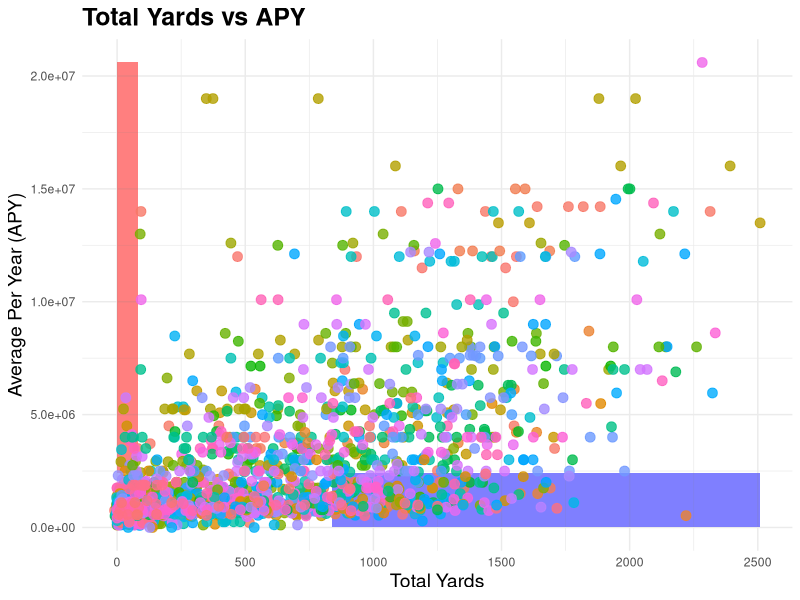
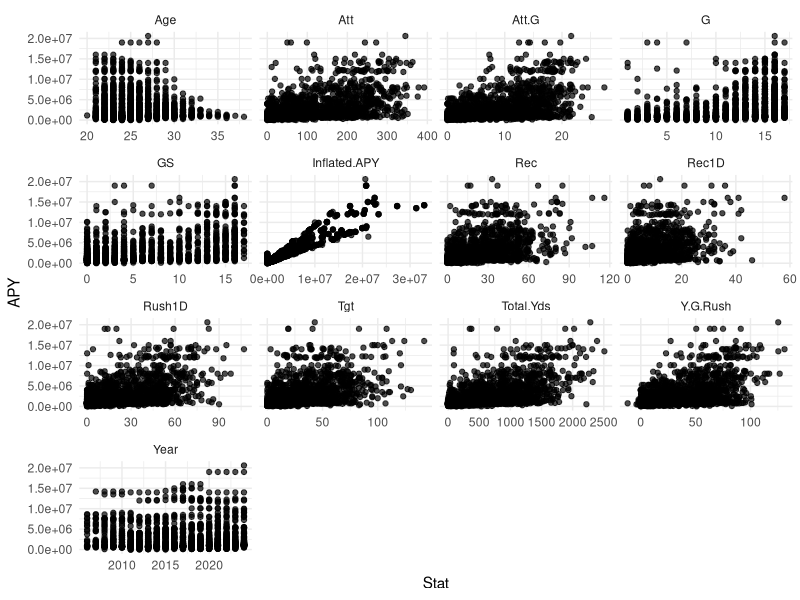
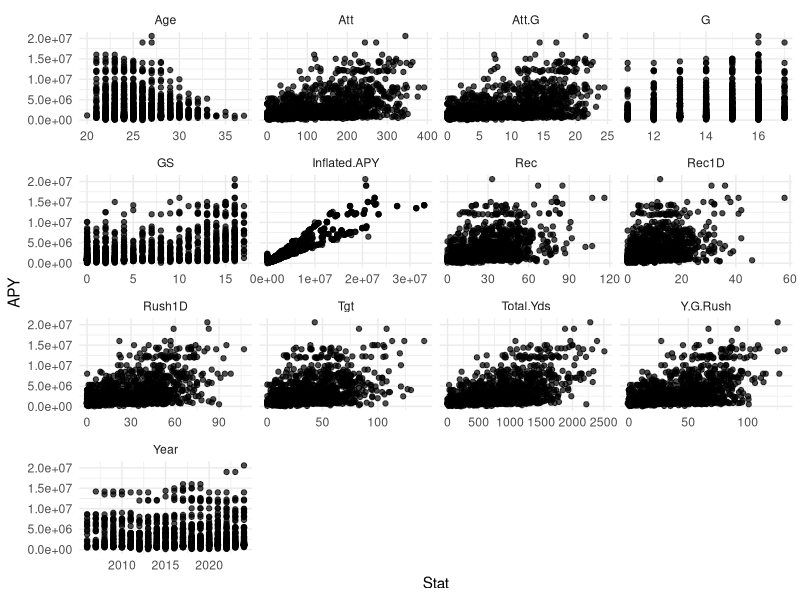
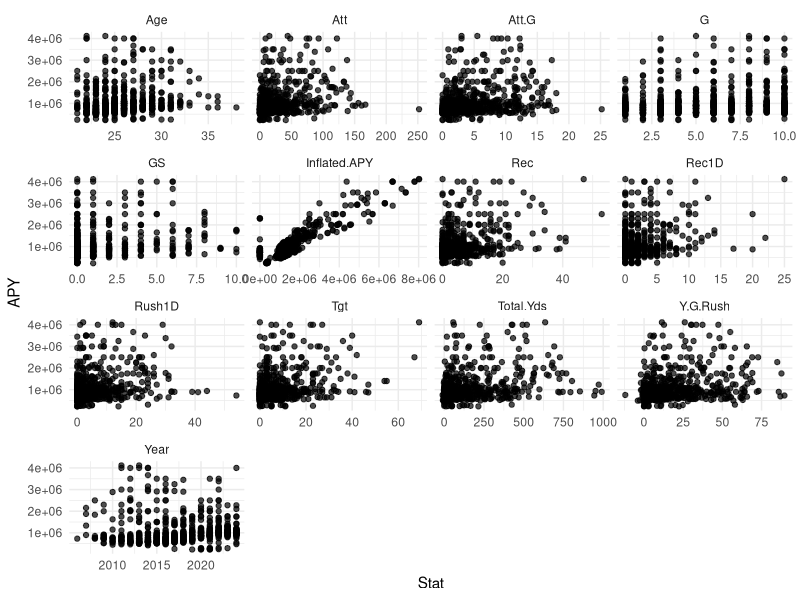
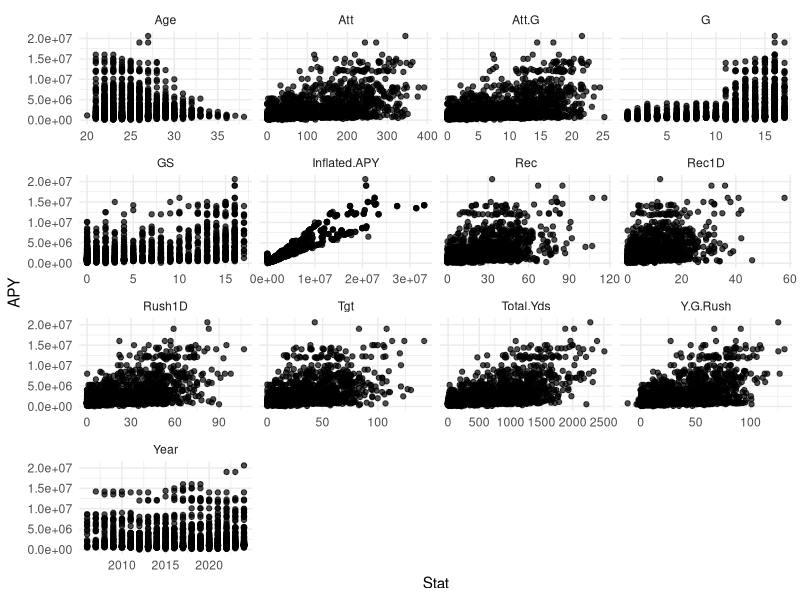
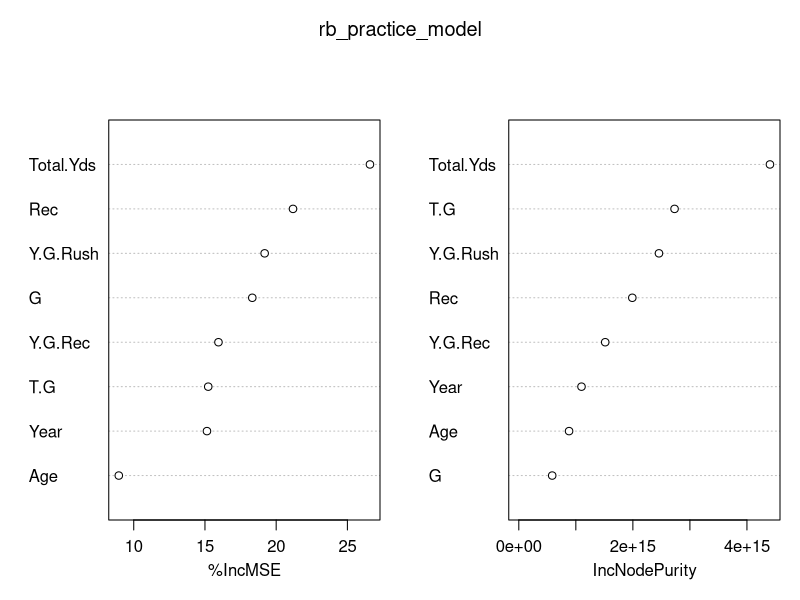
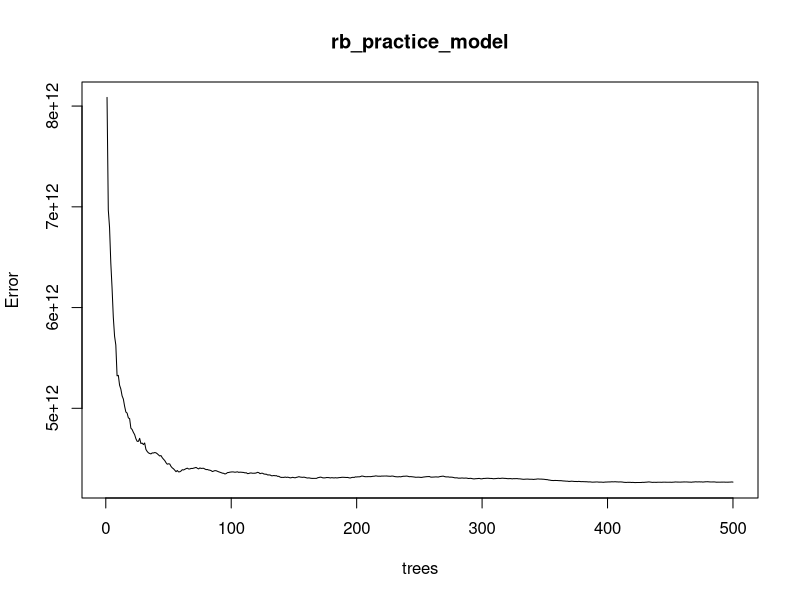

Source code (R) for these figures, in order: (Note: this script raises an error after producing the figures.)
## ---- chunk 1
knitr::opts_chunk$set(echo = TRUE)
options(warn = -1)
suppressPackageStartupMessages(library(randomForest))
library(cowplot)
library(readxl)
library(caTools)
library(randomForest)
library(Metrics)
library(tidyr)
library(dplyr)
library(ggplot2)
## ---- chunk 2
rb_salary_csv <- read.csv("./Player Salary RB.csv")
receiving_data_csv <- read.csv("./1999-2024 Receiving Data.csv")
rushing_data_csv <- read.csv("./1999-2024 Rushing Data.csv")

rb_stats <- full_join(receiving_data_csv, rushing_data_csv, by = c("Player", "Year")) %>%
  mutate(
    Total.Yds = coalesce(Yds.x, 0) + coalesce(Yds.y, 0)
  )

rb_salary_df <- rb_salary_csv %>%
  mutate(Value = as.numeric(gsub("[$,]", "", Value)),
         APY = as.numeric(gsub("[$,]", "", APY)),
         Inflated.APY = as.numeric(gsub("[$,]", "", Inflated.APY))) %>%
  select(Player, Year.Signed, APY, Inflated.APY)

rb_df <- bind_rows(
  rb_stats %>%
    inner_join(rb_salary_df, by = "Player") %>%
    filter(Year < Year.Signed) %>%
    group_by(Player, Year) %>%
    slice_min(Year.Signed, with_ties = FALSE),
  
  rb_stats %>%
    inner_join(rb_salary_df, by = "Player") %>%
    filter(Year >= Year.Signed) %>%
    group_by(Player, Year) %>%
    slice_max(Year.Signed, with_ties = FALSE)
  ) %>% 
  ungroup() %>% 
  distinct(Player, Year, .keep_all = TRUE) %>%
  filter(Year > 2005) %>%
  transmute(
    Player,
    Age = Age.x,
    G = G.x, 
    GS = GS.x, 
    Year.Signed,
    APY,
    Year,
    Inflated.APY,
    Rec,
    Y.G.Rush = Y.G.y,
    Y.G.Rec = Y.G.x,
    Tgt,
    Att,
    Rec1D = X1D.x,
    Rush1D = X1D.y,
    Att.G = A.G,
    Total.Yds
  ) %>%
  mutate(T.G = (Att + Tgt) / G)
## ---- chunk 3
ggplot(rb_df, aes(x = Total.Yds, y = APY, color = Player)) +
  geom_rect(aes(xmin = 0, xmax = quantile(Total.Yds, .25), ymin = mean(APY), ymax = max(APY)), fill = 'red', alpha=.002, color = 'black', size=.01) +
  geom_rect(aes(xmin = quantile(Total.Yds, .75), xmax = max(Total.Yds), ymin = min(APY), ymax = mean(APY)), fill = 'blue', alpha=.005, color = 'black', size = .01) +
  geom_point(size = 3, alpha = 0.8) +
  labs(
    title = "Total Yards vs APY",
    x = "Total Yards",
    y = "Average Per Year (APY)"
  ) +
  theme_minimal() +
  theme(
    plot.title = element_text(size = 18, face = "bold"),
    axis.title = element_text(size = 14),
    legend.position = "none"  
  )


stats <- c('Age', 'G', 'GS', 'Year', 'Inflated.APY',
           'Rec', 'Y.G.Rush', 'Tgt', 'Att', 'Rec1D', 'Rush1D', 'Att.G', 'Total.Yds')

#Removing Outliers in Games Played
rb_df_g_small <- rb_df %>%
  filter(G > 0, G <= 10)

rb_df_g_other <- rb_df %>%
   filter(G > 10)

smallg_apy_lower <- quantile(rb_df_g_small$APY, 0.05)
smallg_apy_upper <- quantile(rb_df_g_small$APY, 0.95)

rb_df_g_small <- rb_df_g_small %>%
  filter(APY >= smallg_apy_lower, APY <= smallg_apy_upper)

# Combine the two portions
rb_df_cleaned <- bind_rows(
  rb_df_g_small, 
  rb_df_g_other)

#Side by Side plots for All observations
df_long <- rb_df %>%
  pivot_longer(cols = all_of(stats), names_to = "Stat", values_to = "Value")
ggplot(df_long, aes(x = Value, y = APY)) +
  geom_point(alpha=0.7) +
  facet_wrap(~ Stat, scales = "free_x") +
  theme_minimal() +
  labs(x = "Stat", y = "APY")

#Side by Side plots for G>10 
df_long_other <- rb_df_g_other %>%
  pivot_longer(cols = all_of(stats), names_to = "Stat", values_to = "Value")        
ggplot(df_long_other, aes(x = Value, y = APY)) +
  geom_point(alpha=0.7) +
  facet_wrap(~ Stat, scales = "free_x") +
  theme_minimal() +
  labs(x = "Stat", y = "APY")

#Side by Side plots for G<=10(cleaned) 
df_long_small <- rb_df_g_small %>%
  pivot_longer(cols = all_of(stats), names_to = "Stat", values_to = "Value")        
ggplot(df_long_small, aes(x = Value, y = APY)) +
  geom_point(alpha=0.7) +
  facet_wrap(~ Stat, scales = "free_x") +
  theme_minimal() +
  labs(x = "Stat", y = "APY")

#Side by Side plots for All(Cleaned)
df_long_cleaned <- rb_df_cleaned %>%
  pivot_longer(cols = all_of(stats), names_to = "Stat", values_to = "Value")        
ggplot(df_long_cleaned, aes(x = Value, y = APY)) +
  geom_point(alpha=0.7) +
  facet_wrap(~ Stat, scales = "free_x") +
  theme_minimal() +
  labs(x = "Stat", y = "APY")

# Outlier Plot for G <= 10
rb_df_g_small_uncleaned <- rb_df %>%
  filter(G <= 10)
## ---- chunk 4
library(caret)

rb_practice_model <- randomForest(APY ~ Year + Y.G.Rush + Total.Yds + Rec + T.G + G + Age + Y.G.Rec, data = rb_df_cleaned, ntree = 500,, mtry = 3,
                                   importance = TRUE, proximity = TRUE, oob.prox = TRUE)
rb_practice_model
round(importance(rb_practice_model), 2)
varImpPlot(rb_practice_model)
plot(rb_practice_model)

control <- rfeControl(functions=rfFuncs, method="cv", number=5)

rb_rfe_logapy <- rb_df_cleaned %>%
  mutate(Log_APY = log(APY)) %>%
  filter(!is.na(Log_APY), !is.nan(Log_APY), !is.infinite(Log_APY))



results <- rfe(rb_rfe_logapy[, c("Att", "GS", "Att.G", "Total.Yds", "Rec", "Tgt",
                              "Age",  "Y.G.Rush", "G", "T.G",
                               "Rec1D", "Rush1D", "Year", "Y.G.Rec")],
              rb_rfe_logapy$Log_APY,
              sizes = c(1:6),
              rfeControl = control)

print(results)
## ---- chunk 5
split <- sample.split(rb_df_cleaned$APY, SplitRatio = 0.8)
train <- subset(rb_df_cleaned, split == TRUE)
test <- subset(rb_df_cleaned, split == FALSE)
## ---- chunk 6

rb_model <- randomForest(APY ~ Year + Y.G.Rush + Total.Yds + Rec + T.G + Y.G.Rec + Age, ntree = 250, mtry = 4, data = train)
rb_model


rb_prediction <- as.vector(predict(rb_model, newdata = test))

prediction_table <- data.frame(
  Player = test$Player,
  Year = test$Year,
  APY = test$APY,
  Predicted.APY = rb_prediction,
  Difference = abs(rb_prediction - test$APY)
)

prediction_table %>% arrange(desc(Predicted.APY)) %>% filter(Year == 2024)
## ---- chunk 7
rb_prediction <- as.vector(predict(rb_model, newdata = rb_df_cleaned))

prediction_table <- data.frame(
  Player = rb_df_cleaned$Player,
  Year = rb_df_cleaned$Year,
  APY = rb_df_cleaned$APY,
  Predicted.APY = rb_prediction,
  Difference = abs(rb_prediction - rb_df_cleaned$APY)
)

prediction_table %>% arrange(desc(Predicted.APY))
## ---- chunk 8
saveRDS(rb_model, "./web/data/RB_RF.rds")
## ---- chunk 9
rb_df_cleaned <- rb_df_cleaned %>%
  filter(Year.Signed != 0)

market_trend <- Salary_Data %>%
  group_by(Year.Signed) %>%
  summarize(Market_APY = mean(APY, na.rm = TRUE))

rb_df_cleaned$Year.Signed <- as.numeric(rb_df_cleaned$Year.Signed)
rb_df_cleaned$APY <- as.numeric(rb_df_cleaned$APY)  # APY = Average Per Year salary

# Step 3: Aggregate to get average salary per year
salary_by_year <- rb_df_cleaned %>%
  group_by(Year.Signed) %>%
  summarise(avg_salary = mean(APY, na.rm = TRUE))

# Step 4: Fit a linear model
lm_model <- lm(avg_salary ~ Year.Signed, data = salary_by_year)

# Step 5: Plot with regression line
ggplot(salary_by_year, aes(x = Year.Signed, y = avg_salary)) +
  geom_point(color = "blue", size = 3) +
  geom_smooth(method = "lm", se = FALSE, color = "red", linewidth = 1) +
  labs(title = "Average QB Salary Over Time",
       subtitle = "Linear model of APY by Year Signed",
       x = "Year Signed",
       y = "Average Salary (APY)") +
  theme_minimal()
## ---- chunk 10
rb_df_cleaned <- rb_df_cleaned %>%
  filter(!is.na(APY))

set.seed(1234)

library(forecast)

# Create response time series
salary_ts <- ts(rb_df_cleaned$APY, start = min(rb_df_cleaned$Year))


# Join Market_APY by year
rb_df_cleaned <- rb_df_cleaned %>%
  left_join(market_trend, by = "Year.Signed")


## ---- chunk 11
# Create xreg matrix (same row count as salary_ts)
xreg_matrix <- cbind(
  RF_Pred = rb_prediction,
  Market_APY = rb_df_cleaned$Market_APY
)

# Fit the model
ts_model <- auto.arima(salary_ts, xreg = xreg_matrix)
summary(ts_model)
## ---- chunk 12
future_forecast <- forecast(ts_model, xreg = xreg_matrix)
predicted_salary_ts <- as.numeric(future_forecast$mean)

# Make results table for test set
res_ts <- data.frame(
  Name = rb_df_cleaned$Player,
  Year = rb_df_cleaned$Year,
  Salary = rb_df_cleaned$APY,
  Predicted_Salary = predicted_salary_ts,
  Diff = predicted_salary_ts - rb_df_cleaned$APY,
  PDiff = predicted_salary_ts / rb_df_cleaned$APY
)

# View sorted by Predicted Salary
res_ts %>% arrange(desc(Predicted_Salary))
## ---- chunk 13
fitted_vals <- fitted(ts_model)
actual_vals <- rb_df_cleaned$APY

# Compute pseudo R²
rss <- sum((actual_vals - fitted_vals)^2)
tss <- sum((actual_vals - mean(actual_vals))^2)
rsq <- 1 - rss/tss
rsq
## ---- chunk 14

last_market_apy <- tail(rb_df_cleaned$Market_APY, 1)


n_future_years <- 5
growth_rate <- 0.03  # 3% per year


future_market_apy <- last_market_apy * (1 + growth_rate)^(1:n_future_years)


future_rf_pred <- rep(7000000, n_future_years)  # assume constant RF_Pred


future_xreg <- cbind(
  RF_Pred = future_rf_pred,
  Market_APY = future_market_apy
)


future_forecast <- forecast(ts_model, xreg = future_xreg)


print(future_forecast)
autoplot(future_forecast)
